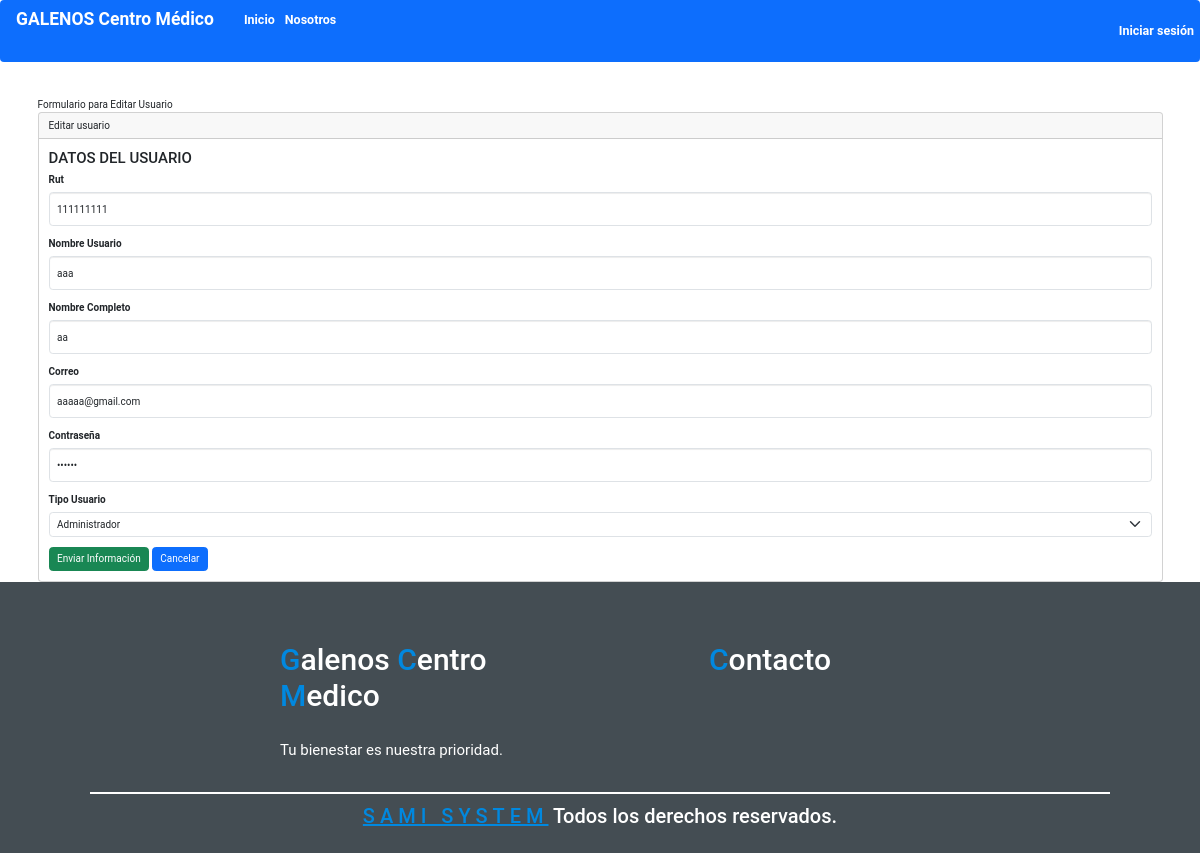
/usuarios/editar/4/, run on an earlier commit of the app's database.
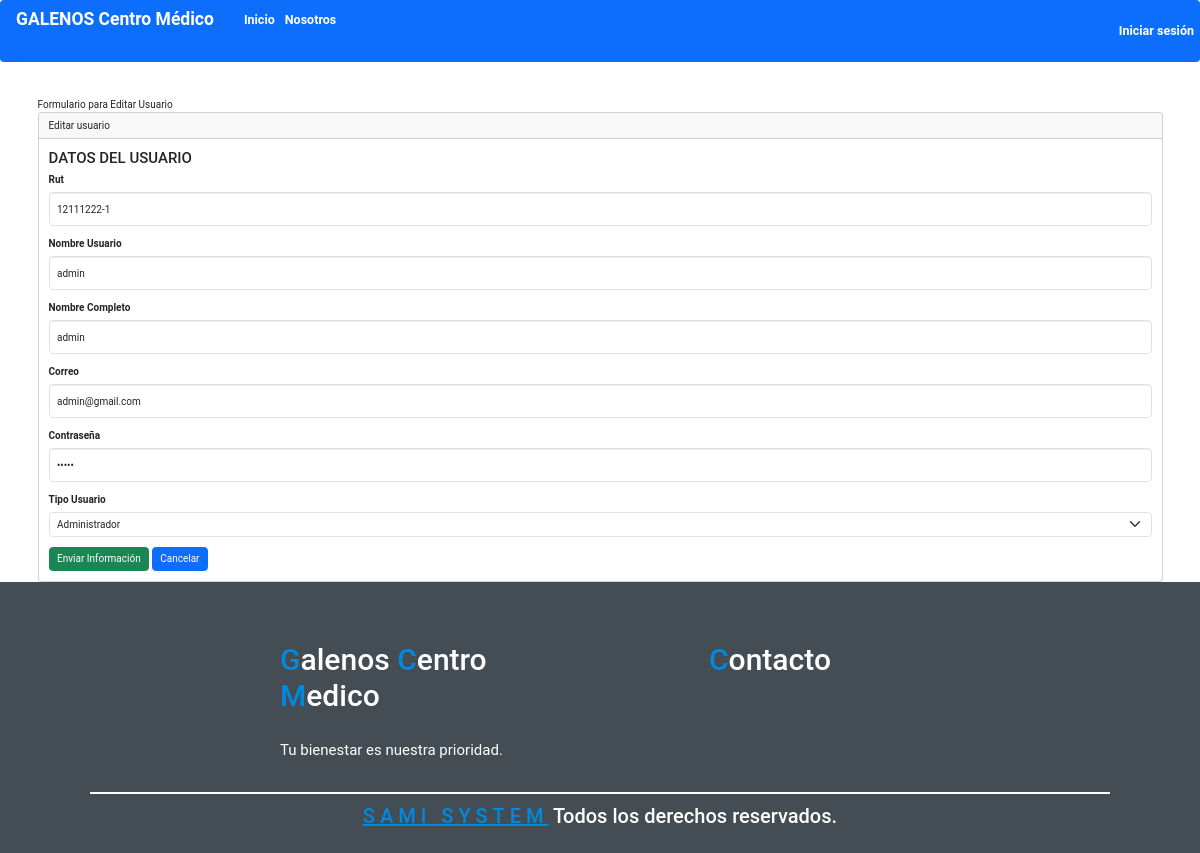
And on a later commit of the database.
### crud/models.py (models this page shows, shortened)
class Usuario(models.Model):
    code = models.AutoField(primary_key=True, verbose_name="codigo")
    rut = models.CharField(max_length=12, db_index=True)
    nombre_usuario = models.CharField(max_length=20, verbose_name="Nombre Usuario")
    nombre_completo = models.CharField(max_length=50, verbose_name="Nombre Completo")
    correo = models.EmailField(max_length=100, blank=True, null=True)  # Campo de correo
    contrasenna = models.CharField(max_length=20, verbose_name="Contraseña")
    tipo_usuario = models.CharField(max_length=20, choices=TIPO_USUARIO_CHOICES, verbose_name="Tipo Usuario")

### crud/views.py (the view)
# urls.py: path('usuarios/editar/<int:code>/', views.editar, name='editar'),  # Editar usuario específico
def editar(request,code):
    usuario = Usuario.objects.get(code=code)
    formulario = UsuarioForm(request.POST or None, request.FILES or None, instance=usuario)
    if formulario.is_valid() and request.POST:
        formulario.save()
        return redirect('usuarios')
    return render(request, 'usuarios/editar.html',{'formulario': formulario})

### crud/forms.py
class UsuarioForm(forms.ModelForm):
    class Meta:
        model = Usuario
        fields = '__all__'
        widgets = {
            'tipo_usuario': forms.Select(
                choices=TIPO_USUARIO_CHOICES,
                attrs={
                    'class': 'form-select',
                }
            ),
            'rut': forms.TextInput(attrs={'class': 'form-control'}),
            'nombre_usuario': forms.TextInput(attrs={'class': 'form-control'}),
            'nombre_completo': forms.TextInput(attrs={'class': 'form-control'}),
            'correo': forms.EmailInput(attrs={'class': 'form-control'}),
            'contrasenna': forms.PasswordInput(attrs={'class': 'form-control'}),
        }

### crud/templates/usuarios/editar.html (shortened to what this page needs)
{% extends "base.html" %}
    {% block contenido %}
     Formulario para Editar Usuario
     <div class="card">
        <div class="card-header">
            Editar usuario
        </div>
        <div class="card-body">
            <h4 class="card-title">DATOS DEL USUARIO</h4>
            {% include 'usuarios/form.html' %}
        </div>
     </div>
    {% endblock %}

### crud/templates/usuarios/form.html (shortened to what this page needs)
<form enctype="multipart/form-data" method="post">
    {% for campo in formulario %}
        <div class="mb-3">
            <label for="{{ campo.id_for_label }}" class="form-label">{{ campo.label }}</label>
            {% if campo.field.widget.input_type == 'select' %}
                {{ campo }}
            {% else %}
                <input type="{{ campo.field.widget.input_type }}"
                    class="form-control"
                    name="{{ campo.name }}"
                    id="{{ campo.id_for_label }}"
                    aria-describedby="helpId"
                    placeholder="{{ campo.label }}"
                    value="{{ campo.value|default:'' }}"/>
            {% endif %}
        </div>
    {% endfor %}
    <input class="btn btn-success" type="submit" value="Enviar Información"/>
    <a class="btn btn-primary" href="{% url 'usuarios' %}" role="button">Cancelar</a>
</form>

What changed in the data, as far as the page shows it:
changed Usuario "Administrador": rut "111111111" → "12111222-1"; nombre_usuario "aaa" → "admin"; nombre_completo "aa" → "admin"; correo "aaaaa@gmail.com" → "admin@gmail.com"
